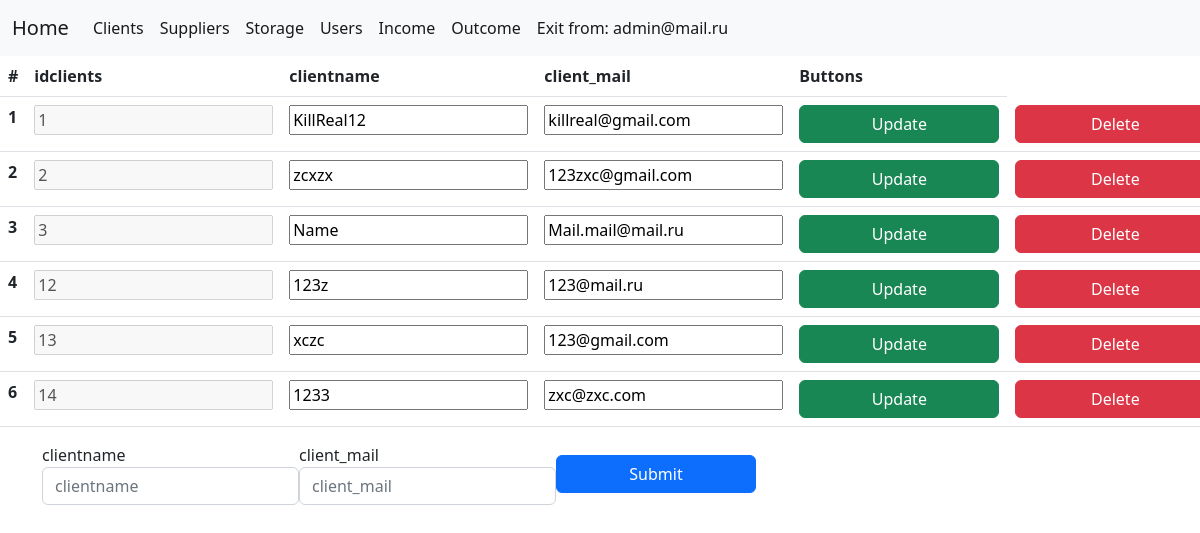
The app's page /clients/clients.php (signed in), older data.
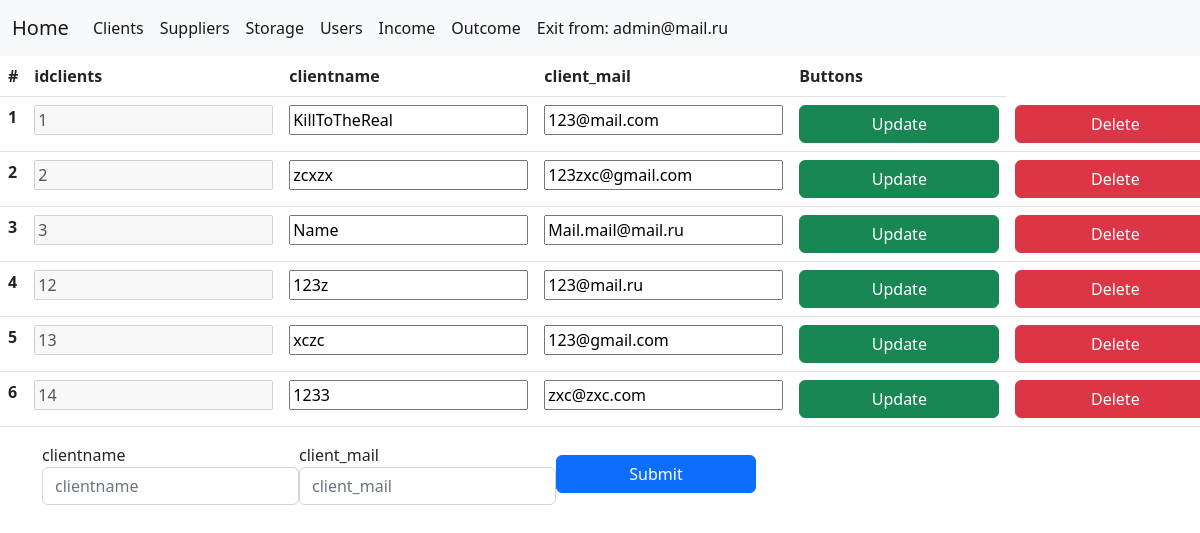
The same page, newer data.
### tables this page shows
CREATE TABLE `clients` (
  `idclients` int NOT NULL AUTO_INCREMENT,
  `clientname` varchar(45) NOT NULL,
  `client_mail` varchar(100) NOT NULL,
  PRIMARY KEY (`idclients`),
  UNIQUE KEY `idclients_UNIQUE` (`idclients`)
);

### clients/clients.php (the view, shortened to what this page needs)
<?php
require_once "../util/database.php";
$req=mysqli_query($mysql,"SELECT * FROM clients");
$req1=mysqli_query($mysql,"SELECT * FROM clients");
$vals = mysqli_fetch_assoc($req1);
$req1 = mysqli_fetch_all($req);
$fields[] = [];
$i = 1;
?>
<!DOCTYPE html>
<html lang="en">
<head>
    <link rel="stylesheet" href="../source/bootstrap/css/bootstrap.min.css"/>
    <link rel="stylesheet" href="../source/style.css"/>
</head>
<body>
    <nav class="navbar navbar-expand-lg bg-light">
            <div class="container-fluid">
                <a class="navbar-brand" href="../"> Home </a>
                <div class="collapse navbar-collapse">
                    <ul class="navbar-nav me-auto mb-12 mb-lg-0">
                        <li class="nav-item">
                            <a class="nav-link active" href="../clients/clients.php">Clients </a>
                        </li>
                        <li class="nav-item">
                            <a class="nav-link active" aria-current="page" href="../suppliers/suppliers.php">Suppliers</a>
                        </li>
                        <li class="nav-item">
                            <a class="nav-link active" aria-current="page" href="../storage/storage.php">Storage</a>
                        </li>
                        <li class="nav-item">
                            <a class="nav-link active" aria-current="page" href="../users/users.php">Users</a>
                        </li>
                        <li class="nav-item">
                            <a class="nav-link active" aria-current="page" href="../income/income.php">Income</a>
                        </li>
                        <li class="nav-item">
                            <a class="nav-link active" aria-current="page" href="../outcome/outcome.php">Outcome</a>
                        </li>
                        <li class="nav-item">
                            <a class="nav-link active" aria-current="page" href="../util/exit.php">Exit from: <?=$_SESSION['usermail']?></a>
                        </li>
                    </ul>
                </div>
            </div>
        </nav>
        <table class="table">
            <thead class="thead-light">
                <tr>
                    <th scope="col">#</th>
                    <?php
                    foreach($vals as $key => $value){
                        echo('<th scope="col">'.$key.'</th>');
                        array_push($fields,$key);
                        }
                    ?>
                    <th>Buttons</th>
                </tr>
            </thead>
            <tbody>
                <?php
                    foreach($req1 as $key => $val){
                    $j = 0;
                    echo('<tr>');
                    echo('<th scope="row">'.$i.'</th>');
                    ?>
                    <form action="CRUD/update.php" class="formtb" method="POST" id=<?php echo("tb".$key)?> >
                    <?php
                    foreach($val as $data){
                        if($j == 0)
                        {
                            echo('<td> <input type="text" disabled  name="'."item".$j.'" placeholder="'.$data.'" value="'.$data.'">');
                            echo('</td>');
                        }
                        else{
                            echo('<td> <input type="text" id="'."idtb".$j.$key.'" name="'."item".$j.'" placeholder="'.$data.'" value="'.$data.'"></td>');
                        }
                        $j++;
                    }
                    echo('<td><button type="submit" class="btn btn-success">Update</button></td>');
                    ?>
                    </form>
                    <?php
                    echo('<td> <a href="CRUD/delete.php?id='.$val[0].'"><button class="btn btn-danger">Delete</button></a></td>');
                    echo('</tr>');
                    $i++;
                    }?>
            </tbody>
        </table>
        <div class="container">
            <form action="./CRUD/create.php" method="POST" id="form">
                <div style="display:flex;" class="form-row align-items-center">
                    <?php
                        for($i = 2; $i <= sizeof($vals); $i++){
                    ?>
                        <div class="col-auto">
                            <label class="sr-only" for="inlineFormInput" ><?=$fields[$i]?></label>
                            <input type="text" class="form-control mb-2" name="name_<?=$i?>" required  id="id_<?=$i?>" placeholder="<?=$fields[$i]?>">
                        </div>
                    <?php }?>
                    <div class="col-auto">
                        <button type="submit" class="btn btn-primary mb-2" action=>Submit</button>
                    </div>
                </div>
            </form>
        </div>
</body>
</html>

### source/style.css (style rules this page uses)
button { min-width: 200px; }
a { outline: none; text-decoration: none; color:#000; }

Row changes from the older to the newer data that the page shows:
changed clients id 1: item1 "KillReal12" → "KillToTheReal"; item2 "killreal@gmail.com" → "123@mail.com"
